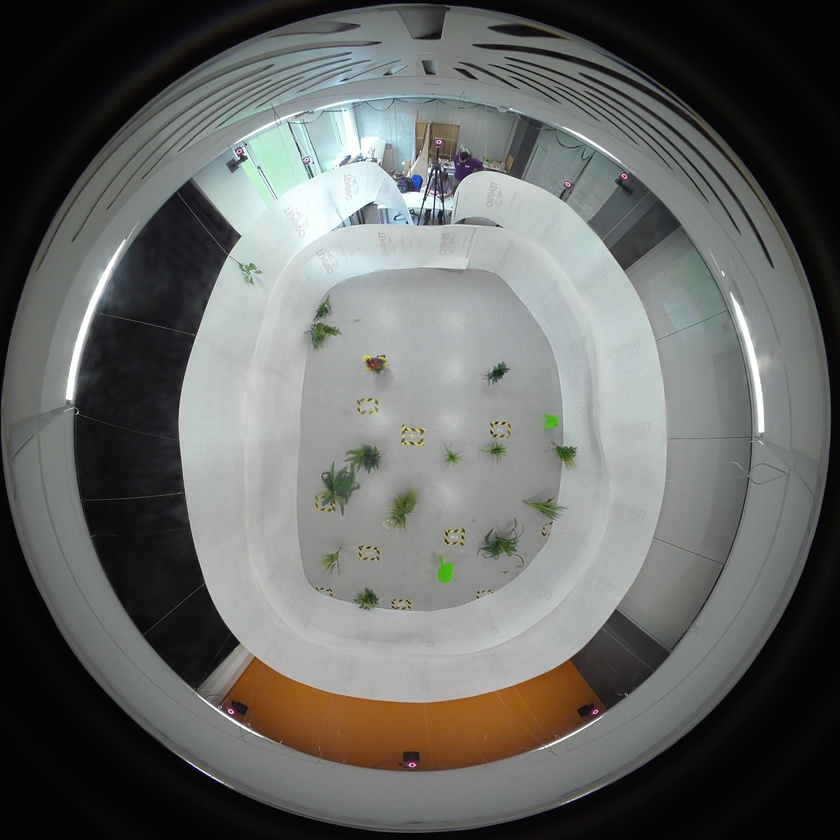
#> input picture projects/FTL_live_tests/115_0002.JPG, 840 x 840 px, shrunk from 2880 x 2880 before the run
$ python aligner.py
#> lines starting #> are read from the running program, lines starting #| are printed output that depends on the picture
import numpy as np
import matplotlib.pyplot as plt
import cv2
import sys

EXPERIMENT_AREA_X = (-3000.0, 3000.0)
EXPERIMENT_AREA_Y = (-3000.0, 3000.0)

EXPERIMENT_AREA_WIDTH = EXPERIMENT_AREA_X[1] - EXPERIMENT_AREA_X[0]
EXPERIMENT_AREA_HEIGHT = EXPERIMENT_AREA_Y[1] - EXPERIMENT_AREA_Y[0]
RED = (1, 0, 0, 1)
GREEN = (0, 1, 0, 1)

# Read trajectory and image filenames
trajectory_filename = "ground-pos 1_Trajectories_100.csv" if len(sys.argv) < 2 else sys.argv[1]
image_filename = "115_0002.JPG" if len(sys.argv) < 3 else sys.argv[2]

data = np.loadtxt(trajectory_filename, delimiter=",", skiprows=5, dtype=np.float32)
coords = data[:,2:]
avg_coords = np.average(coords, axis=0)
std_coords = np.std(coords, axis=0)
assert np.all(std_coords < 2.)

# Reshape into columns, throw away z and take transpose
avg_coords = np.reshape(avg_coords, (-1, 3))
avg_coords = avg_coords[:,:2]
avg_coords = np.copy(avg_coords)

# Check there's enough points
assert avg_coords.shape[0] > 3

# Because image coordinates can't be negative, offset everything to edge of experiment area
avg_coords[:,0] -= EXPERIMENT_AREA_X[0]
avg_coords[:,1] -= EXPERIMENT_AREA_Y[0]

# Read image and convert to RGB
image = cv2.imread(image_filename)
#> image is the input picture: shape (840, 840, 3); mean B, G, R 100.1, 102.7, 101.1
image = cv2.cvtColor(image, cv2.COLOR_BGR2RGB)

fig, axis = plt.subplots()

# Setup array of point colours
current_point = 0
point_colours = [RED for i in range(avg_coords.shape[0])]
point_colours[0] = GREEN
scatter_actors = axis.scatter(avg_coords[:,0], avg_coords[:,1], c=point_colours)

image_points = np.zeros(avg_coords.shape, dtype=np.float32)

image_actor = axis.imshow(image)#, extent=(min_x, max_x - min_x, min_y, max_y - min_y))
print(image_actor.get_extent())
#| [-0.5, 839.5, 839.5, -0.5]
axis.set_xlim((0, EXPERIMENT_AREA_WIDTH))
axis.set_ylim((0, EXPERIMENT_AREA_HEIGHT))


def on_click(event):
    global current_point

    if image_actor.contains(event):
        display_to_axis_transform = axis.transData.inverted()

        # Transform event coordinate to
        coordinate = display_to_axis_transform.transform((event.x, event.y))

        # Record image point corresponding to current point
        image_points[current_point,:] = coordinate

        # If we've got enough points for affine
        if current_point == 3:
            # Calculate affine transform and apply
            affine_transform = cv2.getAffineTransform(image_points[:3,:], avg_coords[:3,:])
            warp_image = cv2.warpAffine(image, affine_transform, (int(EXPERIMENT_AREA_WIDTH),
                                                                  int(EXPERIMENT_AREA_HEIGHT)))
            # Save warp image
            cv2.imwrite("warped.png", cv2.cvtColor(warp_image,cv2.COLOR_RGB2BGR))

            # Display
            image_actor.set_data(warp_image)
            image_actor.set_extent((-0.5, EXPERIMENT_AREA_WIDTH - 0.5, EXPERIMENT_AREA_HEIGHT - 0.5, -0.5))

        point_colours[current_point] = RED
        current_point = (current_point + 1) % image_points.shape[0]
        point_colours[current_point] = GREEN
        scatter_actors.set_color(point_colours)

        fig.canvas.draw()

def on_key(event):
    global avg_coords, current_point, image_points
    print(event.key)
    if event.key == "x":
        image_points = np.delete(image_points, current_point, 0)
        avg_coords = np.delete(avg_coords, current_point, 0)
        scatter_actors.set_offsets(avg_coords)
        fig.canvas.draw()

fig.canvas.mpl_connect("button_press_event", on_click)
fig.canvas.mpl_connect("key_press_event", on_key)
plt.show()
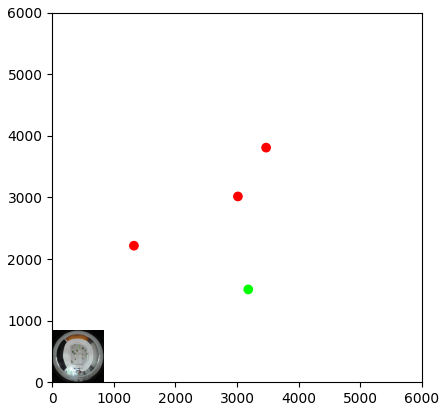
#> figure drawn by matplotlib, 1 panel

$ run again, with projects/FTL_live_tests/top-down.png saved as projects/FTL_live_tests/115_0002.JPG
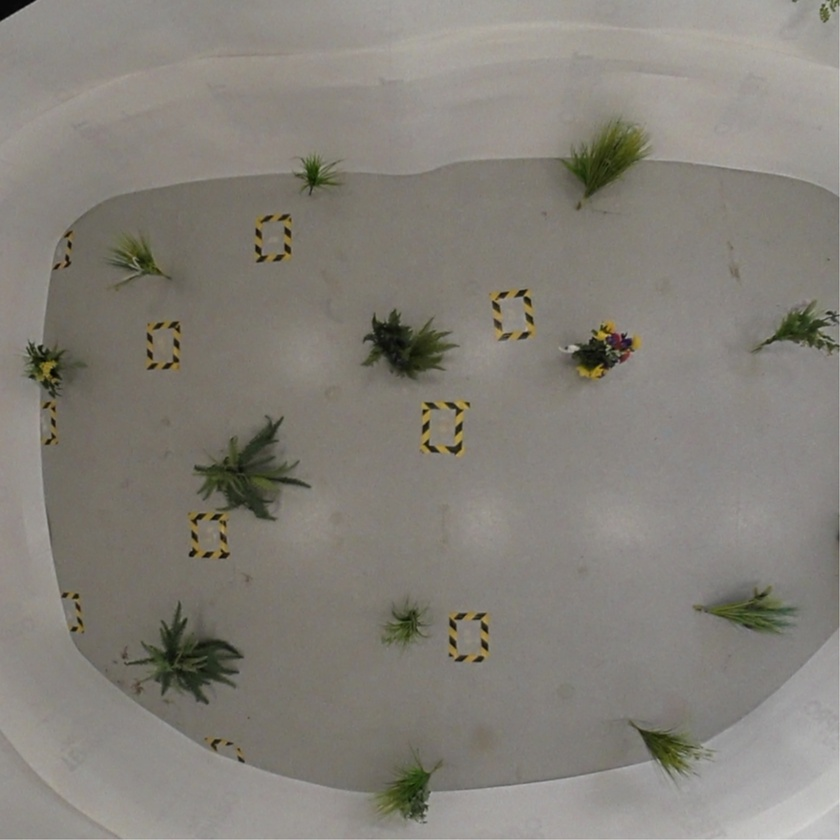
#> input picture projects/FTL_live_tests/top-down.png, 840 x 840 px, shrunk from 2400 x 2400 before the run
#> image is the input picture: shape (840, 840, 3); mean B, G, R 120.4, 128.1, 131.8
#| [-0.5, 839.5, 839.5, -0.5]
#> `plt.show()`:
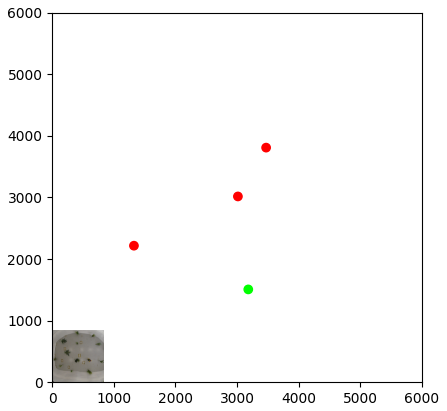
#> figure drawn by matplotlib, 1 panel
